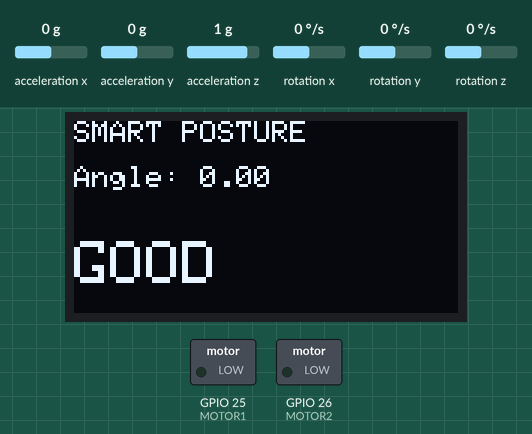
Bench run of a sketch on a simulated ESP32. On the bench: 128×64 one-colour display, switched loads named in the sketch (green lamp = pin HIGH). The inputs (shaded band) are chosen by the test bench; at power-on: acceleration y 0 g, acceleration z 1 g, acceleration x 0 g, rotation x 0 °/s, rotation y 0 °/s, rotation z 0 °/s. What the sketch prints to the serial monitor is not drawn.

Above: at 3.2 s.
3.3 s: acceleration y set to -0.2 g
At 4.2 s:
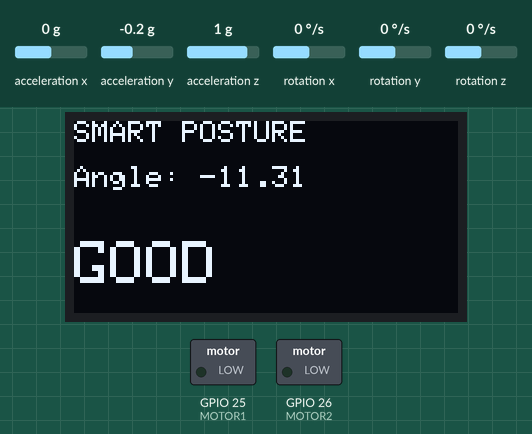
5.1 s: acceleration y set to -0.5 g
At 8.0 s:
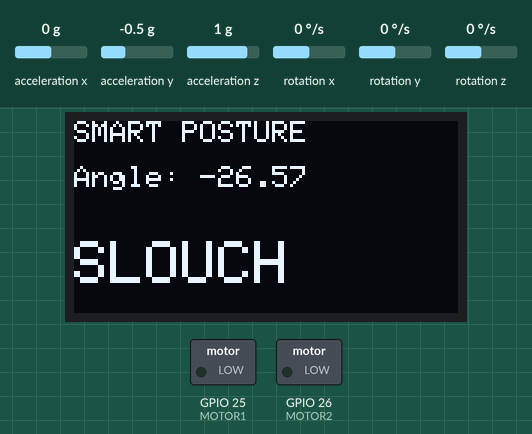
8.2 s: acceleration z set to 1.2 g
11.3 s: acceleration z set to 1.5 g
At 12.7 s:
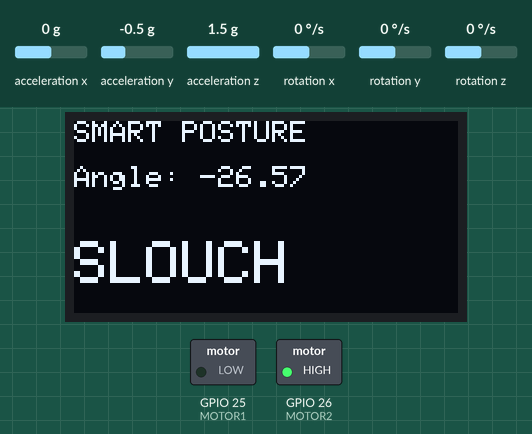
Timing chart, 0 to 14.3 s (numbered marks = the images above; inputs shaded):
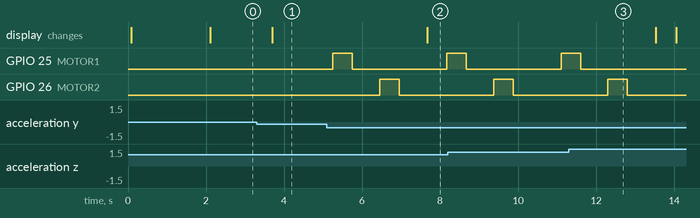

Measured:
- the behaviour switches between -0.3 and -0.4 g on acceleration y (found by bisection; images 1 and 2)
- the behaviour switches between 1.3 and 1.4 g on acceleration z (found by bisection; images 2 and 3)
- after the input at 3.3 s, the display: changes after 0.39 s (image 1)
- after the input at 5.1 s, GPIO 25 (MOTOR1): LOW → HIGH after 0.15 s, → LOW 0.50 s later, → HIGH 2.4 s later; GPIO 26 (MOTOR2): LOW → HIGH after 1.3 s, → LOW 0.50 s later; the display: changes after 2.6 s (image 2)
- after the input at 11.3 s, GPIO 25 (MOTOR1): goes on until 11.6 s, then stays LOW

The sketch:

01_final_code_from_here.ino
```cpp
#define MOTOR1 25
#define MOTOR2 26

#include <Wire.h>
#include <MPU6050.h>

#include <Adafruit_GFX.h>
#include <Adafruit_SSD1306.h>

// ================= OLED SETTINGS =================

#define SCREEN_WIDTH 128
#define SCREEN_HEIGHT 64

Adafruit_SSD1306 display(SCREEN_WIDTH, SCREEN_HEIGHT, &Wire, -1);

// ================= MPU6050 =================

MPU6050 mpu;

int16_t ax, ay, az;

// ================= VARIABLES =================

float angleX;

void setup()
{

    // Serial Monitor
    Serial.begin(115200);

    // I2C Pins for ESP32
    Wire.begin(21, 22);

    pinMode(MOTOR1, OUTPUT);
    digitalWrite(MOTOR1, LOW);

    pinMode(MOTOR2, OUTPUT);
    digitalWrite(MOTOR2, LOW);

    // Initialize MPU6050
    mpu.initialize();

    // Check MPU6050 connection
    if (mpu.testConnection())
    {
        Serial.println("MPU6050 Connected");
    }
    else
    {
        Serial.println("MPU6050 Connection Failed");
    }

    // Initialize OLED
    if (!display.begin(SSD1306_SWITCHCAPVCC, 0x3C))
    {

        Serial.println("OLED Not Found");

        while (1)
            ;
    }

    // Clear OLED
    display.clearDisplay();
    display.display();

    // Startup Message
    display.setTextSize(2);
    display.setTextColor(WHITE);

    display.setCursor(10, 20);
    display.println("START");

    display.display();

    delay(2000);
}

void loop()
{

    // Read Accelerometer Values
    mpu.getAcceleration(&ax, &ay, &az);

    // Calculate Tilt Angle
    angleX = atan2(ay, az) * 180 / PI;

    // Print on Serial Monitor
    Serial.print("Angle X: ");
    Serial.println(angleX);

    // Clear OLED
    display.clearDisplay();

    // Title
    display.setTextSize(1);
    display.setCursor(0, 0);
    display.println("SMART POSTURE");

    // Angle Display
    display.setCursor(0, 15);
    display.print("Angle: ");
    display.print(angleX);

    // Posture Logic
    if (abs(angleX) > 20)
    {

        digitalWrite(MOTOR1, HIGH);
        delay(500); // Vibrate for 500ms

        digitalWrite(MOTOR1, LOW);
        delay(700); // Pause for 700ms

        digitalWrite(MOTOR2, HIGH);
        delay(500); // Vibrate for 500ms

        digitalWrite(MOTOR2, LOW);
        delay(700); // Pause for 700ms

        display.setTextSize(2);

        display.setCursor(0, 40);
        display.println("SLOUCH");
    }
    else
    {

        digitalWrite(MOTOR1, LOW);
        digitalWrite(MOTOR2, LOW);

        display.setTextSize(2);

        display.setCursor(0, 40);
        display.println("GOOD");
    }

    // Update OLED
    display.display();

    delay(500);
}
```
